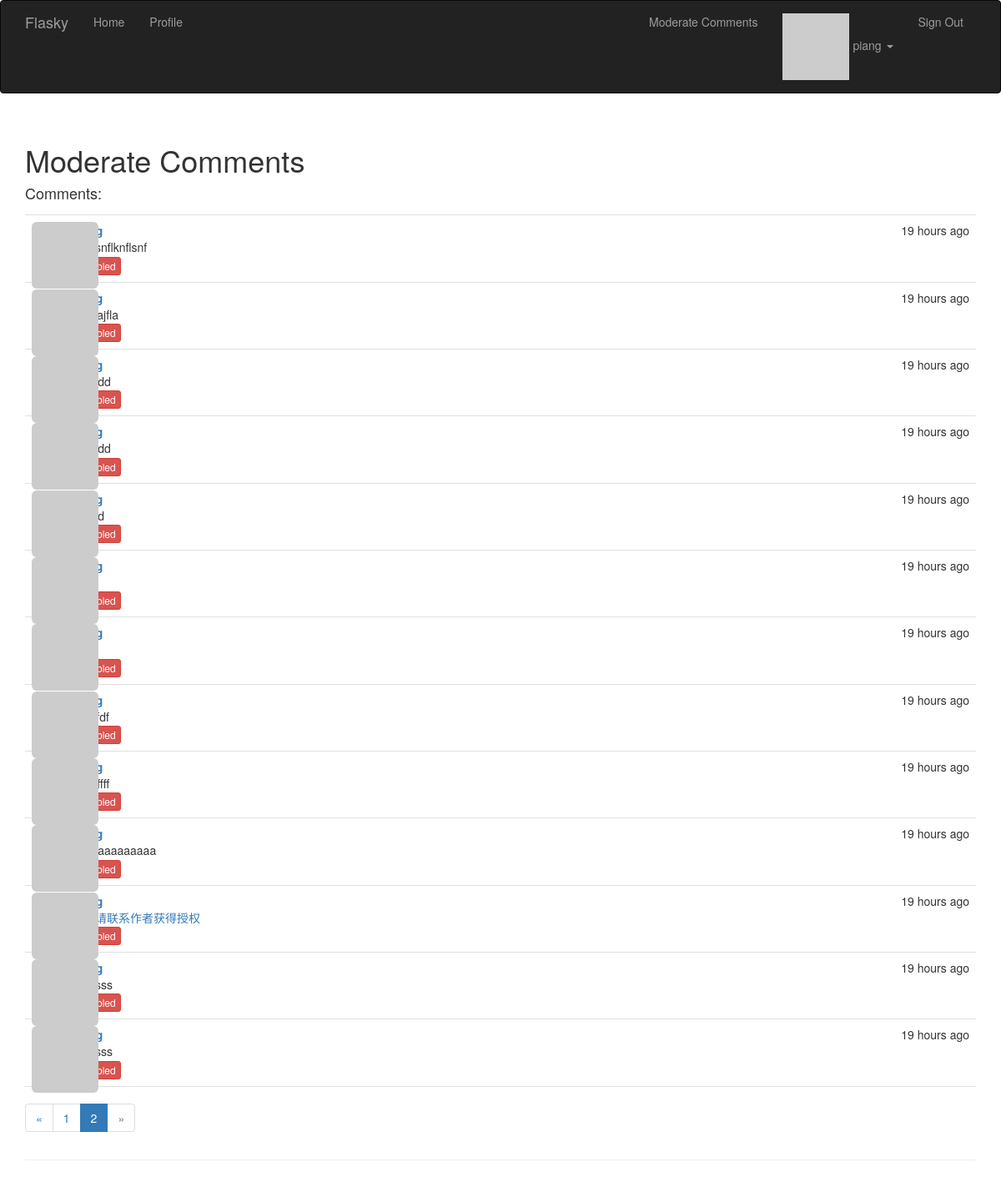
/moderate?page=2 (signed in), run on the app's committed database.
### app/models.py (models this page shows, shortened)
class User(UserMixin, db.Model):
    __tablename__ = 'users'
    id = db.Column(db.Integer, primary_key=True)
    email = db.Column(db.String(64), unique=True, index=True)
    username = db.Column(db.String(64), unique=True, index=True)
    role_id = db.Column(db.Integer, db.ForeignKey('roles.id'))
    password_hash = db.Column(db.String(128))
    confirmed = db.Column(db.Boolean, default=False)
    name = db.Column(db.String(64))  # 真实姓名
    location = db.Column(db.String(64))  # 所在地
    about_me = db.Column(db.Text())  # 个人简介
    member_since = db.Column(db.DateTime(), default=datetime.utcnow)
    last_seen = db.Column(db.DateTime(), default=datetime.utcnow)  # 最后访问日期
    comments = db.relationship('Comment', backref='author', lazy='dynamic')
    avatar_hash = db.Column(db.String(32))
    posts = db.relationship('Post', backref='author', lazy='dynamic')
    followers = db.relationship('Follow', foreign_keys=[Follow.followed_id],
                                backref=db.backref('followed', lazy='joined'),
                                lazy='dynamic',
                                cascade='all, delete-orphan')
    followed = db.relationship('Follow', foreign_keys=[Follow.follower_id],
                               backref=db.backref('follower', lazy='joined'),
                               lazy='dynamic',
                               cascade='all, delete-orphan')
    @property
    def password(self):
        raise AttributeError('password is not a readable attribute')
    def can(self, permission):
        return self.role.permission and\
            (self.role.permission & permission) == permission
    def ping(self):
        self.last_seen = datetime.utcnow()
        db.session.add(self)
    def gravatar(self, size=100, default='identicon', rating='g'):
        if request.is_secure:
            url = 'https://secure.gravatar.com/avatar'
        else:
            url = 'http://www.gravatar.com/avatar'
        hash = self.avatar_hash or hashlib.md5(
            self.email.encode('utf-8')).hexdigest()
        return '{url}/{hash}?s={size}&d={default}&r={rating}'.format(
            url=url, hash=hash, size=size, default=default, rating=rating)

class Comment(db.Model):
    __tablename__ = 'comments'
    id = db.Column(db.Integer, primary_key=True)
    body = db.Column(db.Text)
    body_html = db.Column(db.Text)
    timestamp = db.Column(db.DateTime, index=True, default=datetime.utcnow)
    author_id = db.Column(db.Integer, db.ForeignKey('users.id'))
    post_id = db.Column(db.Integer, db.ForeignKey('posts.id'))
    disabled = db.Column(db.Boolean, default=False)

### app/main/views.py (the view)
@main.route('/moderate')
@login_required
@permission_required(Permission.MODERATE_COMMENTS)
def moderate():
    page = request.args.get('page', 1, type=int)
    pagination = Comment.query.order_by(Comment.timestamp.desc()).paginate(
        page, per_page=current_app.config['FLASK_COMMENTS_PER_PAGE'],
        error_out=True)
    comments = pagination.items
    return render_template('moderate.html',
                           comments=comments, pagination=pagination)

### app/auth/views.py (called while the page is built)
@auth.before_app_request
def before_request():
    if current_user.is_authenticated:
        current_user.ping()
        if not current_user.confirmed\
                and request.endpoint[:5] != 'auth.'\
                and request.endpoint != 'static':
            return redirect(url_for('auth.unconfirmed'))

### app/decorator.py (called while the page is built)
def permission_required(permission):
    def decorator(func):
        @wraps(func)
        def decorator_func(*args, **kw):
            if not current_user.can(permission):
                abort(403)
            return func(*args, **kw)
        return decorator_func
    return decorator

### app/main/__init__.py (called while the page is built)
@main.app_context_processor
def injict_permissions():
    return dict(Permission=Permission)

### app/models.py (called while the page is built)
@login_manager.user_loader
def load_user(user_id):
    return User.query.get(int(user_id))

### app/templates/moderate.html (shortened to what this page needs)
{% extends "base.html" %}
{% import "_macros.html" as macros %}
{% block page_content %}
<div class="page-header">
    <h1>Moderate Comments</h1>
    <div>
    {% set moderate=True %}
        {% include "_comments.html" %}
    </div>
    {% if pagination %}
        <div>
            {{ macros.pagination_widget(pagination, ".moderate" ) }}
        </div>
    {% endif %}
</div>
{% endblock %}

### app/templates/base.html (shortened to what this page needs)
{% extends "bootstrap/base.html" %}
{% block head %}
{{ super() }}
<link rel="stylesheet" type="text/css" href="{{ url_for('static',filename='styles.css') }}">
{% endblock %}
{% block navbar %}
<div class="navbar navbar-inverse" role="navigation">
    <div class="container">
        <div class="navbar-header">
            <a class="navbar-brand" href="/">Flasky</a>
        </div>
        <div class="navbar-collapse collapse">
            <ul class="nav navbar-nav">
                <li><a href="/">Home</a></li>
                {% if current_user.is_authenticated %}
                <li><a href="{{url_for('main.user',username=current_user.username)}}">Profile</a></li>
                {% endif %}
            </ul>
            <ul class="nav navbar-nav navbar-right">
                {% if current_user.is_authenticated %}
                    {% if current_user.can(Permission.MODERATE_COMMENTS) %}
                    <li><a href="{{ url_for('main.moderate') }}">Moderate Comments</a></li>
                    {% endif %}
                    <li class="dropdown">
                        <a href="#" class="dropdown-toggle" data-toggle="dropdown">
                        <img src="{{ current_user.gravatar(size=18) }}">
                        {{ current_user.username }}
                            <b class="caret"></b>
                        </a>
                            <li><a href="{{ url_for('auth.logout' )}}">Sign Out</a></li>
                        </ul>
                {% else %}
                <li><a href="{{ url_for('auth.login') }}">Sign In</a></li>
                {% endif %}
        </div>
    </div>
</div>
{% endblock %}
{% block content %}
<div class="container">
    {% block page_content %}{% endblock %}
</div>
{% endblock %}

### app/templates/_comments.html
<h4 id="comments" >Comments:</h4>
<ul class="comments">
    {% for comment in comments %}
    <li class="comment">
        <div class="comment-thumbnail">
            <a href="{{ url_for('.user',username=comment.author.username) }}">
                <img class="img-rounded profile-thumbnail" src="{{ comment.author.gravatar(size=40) }}">
            </a>
        </div>
        <div class="comment-content">
            <div class="comment-date">
                {{ moment(comment.timestamp).fromNow()}}
            </div>
            <div class="comment-author">
                <a href="{{ url_for('.user',username=comment.author.username) }}">{{ comment.author.username }}</a>
            </div>
            <div class="comment-body">
            {% if comment.body_html %}
                {{ comment.body_html | safe }}
            {% else %}
                {{ comment.body }}
            {% endif %}</div>
            {% if moderate %}
                {% if comment.disabled %}
                    <a class="btn btn-default btn-xs" href="{{ url_for('.moderate_enable',id=comment.id, page=page) }}">
                    Enabled</a>
                {% else %}
                    <a class="btn btn-danger btn-xs" href="{{ url_for('.moderate_disable',id=comment.id, page=page) }}">
                    Disabled</a>
                {% endif %}
            {% endif %}
        </div>
    </li>
    {% endfor %}
</ul>

### app/static/styles.css (style rules this page uses)
.profile-thumbnail { position: absolute; }
ul.comments { list-style-type: none; padding: 0px; margin: 16px 0px 0px 0px; border-top: 1px solid #e0e0e0; }
ul.comments li.comment { padding: 8px; border-bottom: 1px solid #e0e0e0; }
div.comment-date { float: right; }
div.comment-author { font-weight: bold; }
div.comment-thumbnail { position: absolute; }
div.comment-content { margin-left: 48px; min-height: 48px; }

### data on the page
User: username "piang"
Comment: timestamp "19 hours ago", body_html "fsklflsnflknflsnf"
Comment: timestamp "19 hours ago"
Comment: timestamp "19 hours ago"
Comment: timestamp "19 hours ago"
Comment: timestamp "19 hours ago"
Comment: timestamp "19 hours ago"
Comment: timestamp "19 hours ago"
Comment: timestamp "19 hours ago"
Comment: timestamp "19 hours ago"
Comment: timestamp "19 hours ago", body_html "aaaaaaaaaaaaa"
Comment: timestamp "19 hours ago", body_html "转载请联系作者获得授权"
Comment: timestamp "19 hours ago"
Comment: timestamp "19 hours ago"

### other printed values
{{ p }} "1" "2"
